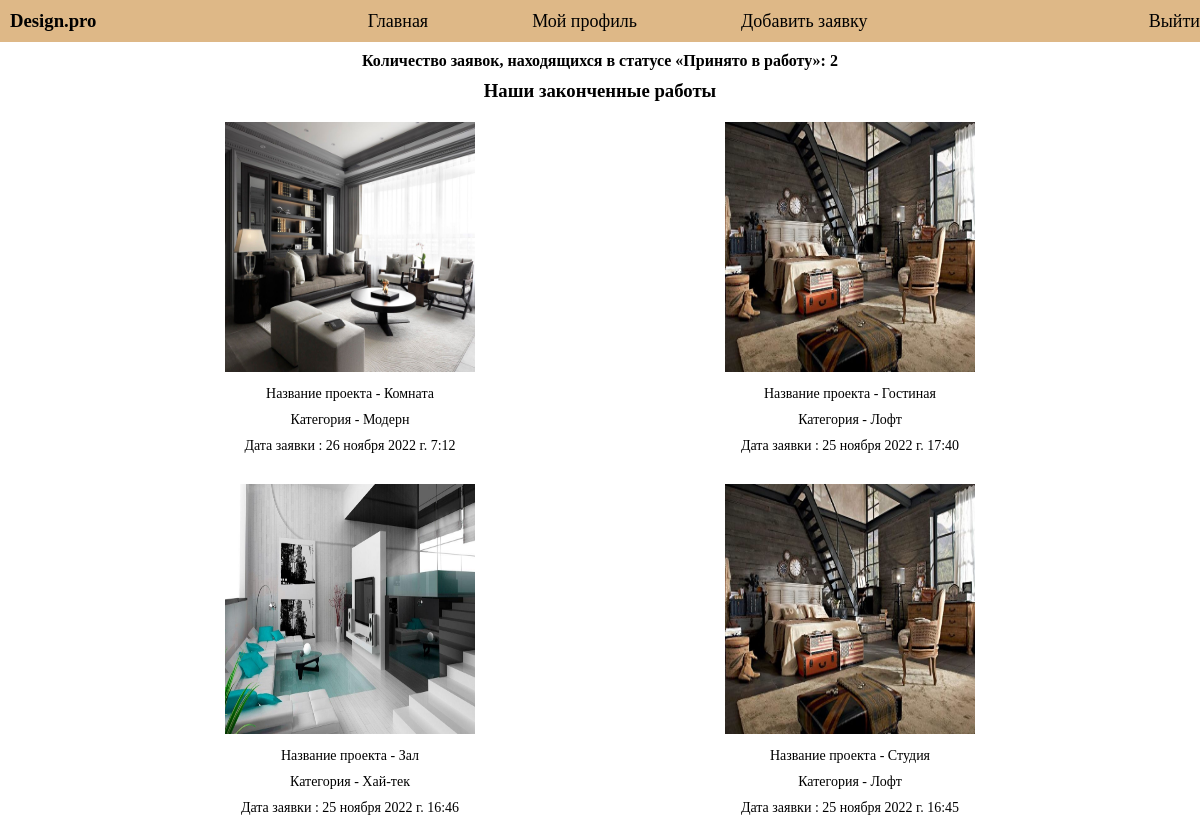
Page / (signed in) on the committed database.
### catalog/models.py (models this page shows, shortened)
class Request(models.Model):
    STATUS_CHOICES = [
        ('new', 'Новая'),
        ('in proqress', 'В процессе'),
        ('completed', 'Завершено')
    ]
    user = models.ForeignKey('User', verbose_name='Пользователь', on_delete=models.CASCADE, blank=True, null=True)
    name = models.CharField(max_length=254, verbose_name='Имя', blank=False)
    text = models.TextField(max_length=500, verbose_name='Описание', blank=False)
    text_commit = models.TextField(max_length=500, verbose_name='Комментарий', null=True, blank=False)
    date = models.DateTimeField(verbose_name='Дата_добавления', auto_now_add=True)
    category = models.ForeignKey('Category', verbose_name='Категория', on_delete=models.CASCADE)
    photo_done = models.ImageField(max_length=254, verbose_name='Готовые работы', upload_to=get_name_file, blank=False, null=True,
                                   validators=[FileExtensionValidator(allowed_extensions=['png', 'jpg', 'jpeg', 'bmp']),
                                               file_size])
    photo = models.ImageField(max_length=254, verbose_name='Фотография', upload_to=get_name_file, blank=True, null=True,
                              validators=[FileExtensionValidator(allowed_extensions=['png', 'jpg', 'jpeg', 'bmp']),
                                          file_size])
    status = models.CharField(max_length=254, verbose_name='Статус',
                              choices=STATUS_CHOICES,
                              default='new')
    class Meta:
        ordering = ['-date']

class Category(models.Model):
    name = models.CharField(max_length=254, verbose_name='Название', blank=False)
    def __str__(self):
        return self.name

### catalog/views.py (the view)
# urls.py: path('', index, name='index'),
def index(request):
    request_in_proqress = Request.objects.all().filter(status='in proqress').count()
    requests_completed = Request.objects.filter(status='completed')
    class Meta:
        ordering = ['date']
    return render(request, 'index.html',
                  context={'requests_completed': requests_completed,
                           'request_in_proqress': request_in_proqress})

### templates/index.html (shortened to what this page needs)
{% extends "basic.html" %}
{% block content %}
   <p class="index_p">Количество заявок, находящихся в статусе «Принято в работу»: {{request_in_proqress}}</p>
   <h3 class="index_h3">Наши законченные работы</h3>
   <div class="index_content">
      {% for request in requests_completed %}
         {% if forloop.counter <= 4 %}
         <div class="index_request">
            <img width="250px" height="250px" src="{{request.photo.url}}">
            <p class="index_p_request">Название проекта - {{ request.name }}</p>
            <p class="index_p_request">Категория - {{ request.category }}</p>
            <p class="index_p_request">Дата заявки : {{ request.date }}</p>
         </div>
         {% endif %}
      {% endfor %}
   </div>
{% endblock %}

### static/catalog/style.css (style rules this page uses)
* { margin: 0; padding: 0; }
.index_p { font-size: 18px; font-weight: 500; color: black; text-align: left; }
.index_h3 { color: black; margin: 10px 0; }
.index_content { display: flex; flex-wrap: wrap; }
.index_request { width: 50%; margin: 10px 0; }
.index_p_request { font-size: 14px; }
.index_p { font-size: 16px; font-weight: bold; text-align: center; margin-bottom: 5px; }
p { margin: 10px 0; }

### rows in the picture
Request: photo (picture), name "Комната", category "Модерн", date "26 ноября 2022 г. 7:12"
Request: photo (picture), name "Гостиная", category "Лофт", date "25 ноября 2022 г. 17:40"
Request: photo (picture), name "Зал", category "Хай-тек", date "25 ноября 2022 г. 16:46"
Request: photo (picture), name "Студия", category "Лофт", date "25 ноября 2022 г. 16:45"

### other values in the picture
{{ request_in_proqress }} "2"
